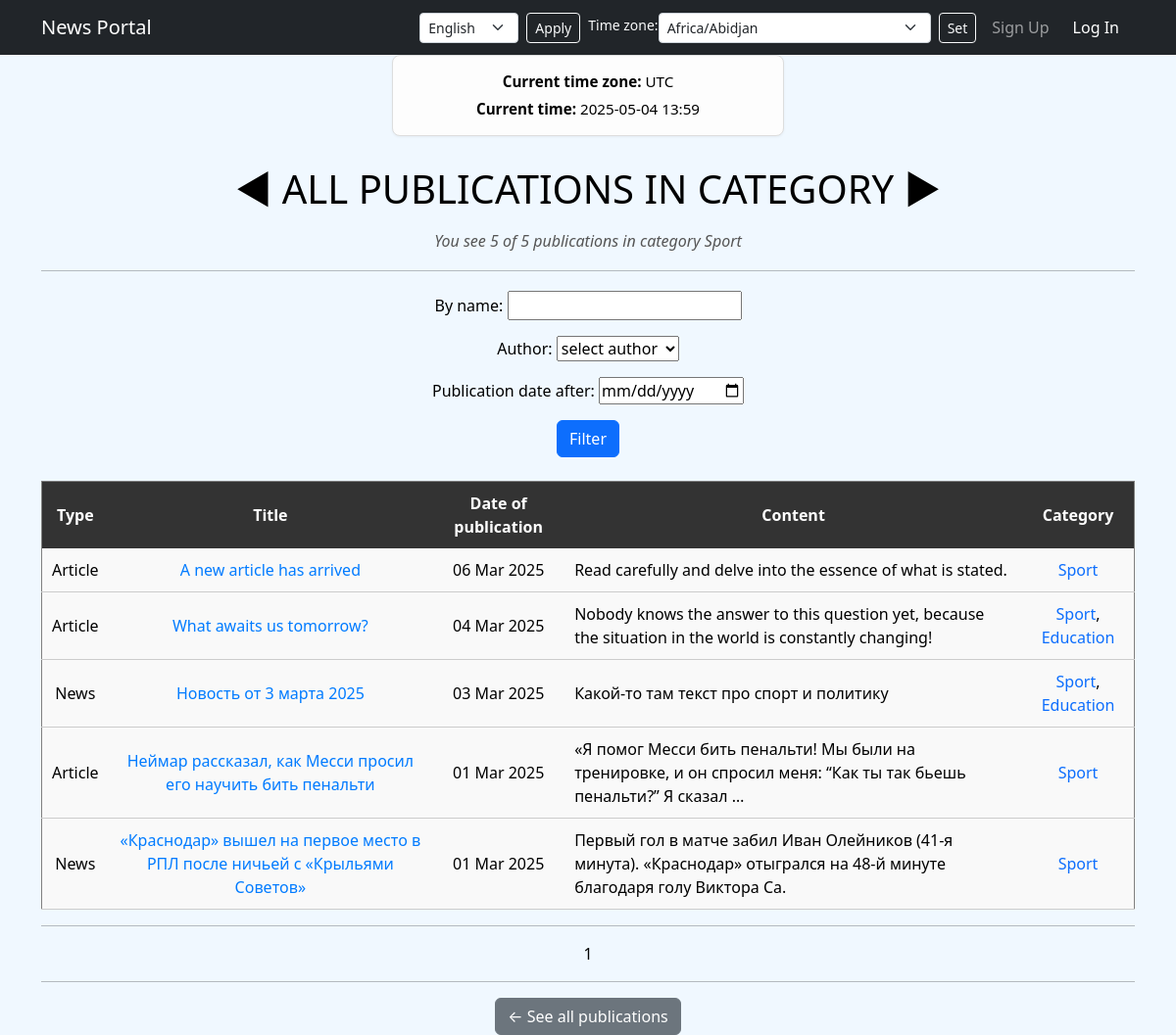
/news/categories/1/, run on the app's committed database.
### news/models.py (models this page shows, shortened)
class Category(models.Model):
    name_category = models.CharField(
        max_length=64,
        unique=True,
        help_text=_('name category'),
        verbose_name=_('Category Name'),
    )
    subscribers = models.ManyToManyField(User, related_name='categories')
    def __str__(self):
        return f'{self.name_category}'
    class Meta:
        verbose_name = _('Category')
        verbose_name_plural = _('Categories')

class Post(models.Model):
    author = models.ForeignKey(
        Author,
        on_delete=models.CASCADE,
        help_text=_('Author of publication'),
        verbose_name=_('Author'),
    )
    ARTICLE = 'AR'
    NEWS = 'NW'
    CATEGORIES = (
        (NEWS, _('News')),
        (ARTICLE, _('Article')),
    )
    publication = models.CharField(
        max_length=2,
        choices=CATEGORIES,
        default=NEWS,
        verbose_name = _('Publication'),
    )
    date_creation = models.DateTimeField(auto_now_add=True, verbose_name=_('Date of publication'))
    post_category = models.ManyToManyField(Category, through='PostCategory')
    title = models.CharField(max_length=256, verbose_name=_('Title'))
    text = models.TextField(verbose_name=_('Text'))
    rating = models.SmallIntegerField(default=0, verbose_name=_('Rating'))
    class Meta:
        verbose_name = _('Publication')
        verbose_name_plural = _('Publications')

### news/views.py (the view)
# urls.py: path('categories/<int:pk>/', CategoryList.as_view(), name='category_news'),
class CategoryList(ListView):
    model = Post
    template_name = 'category_list.html'
    context_object_name = 'category_news'
    paginate_by = 10
    def get_queryset(self):
        self.post_category = get_object_or_404(Category, id=self.kwargs['pk'])
        queryset = Post.objects.filter(post_category=self.post_category).order_by('-date_creation')
        self.filterset = PostFilter(self.request.GET, queryset=queryset)
        return self.filterset.qs
    def get_context_data(self, **kwargs):
        context = super().get_context_data(**kwargs)
        user = self.request.user
        timezone_name = self.request.session.get('django_timezone', 'UTC')
        timezone.activate(pytz.timezone(timezone_name))  # Активируем часовой пояс
        current_time = timezone.now()  # Получаем текущее время
        context.update({
            'category': self.post_category,
            'filterset': self.filterset,
            'is_not_subscriber': user.is_authenticated and user not in self.post_category.subscribers.all(),
            'is_author': user.is_authenticated and user.groups.filter(name='authors').exists(),
            'timezones': pytz.common_timezones,  # Все доступные часовые пояса
            'current_time': current_time  # Добавляем текущее время в контекст
        })
        return context

### news/models.py (called while the page is built)
    def __str__(self):
        return f'{self.authorUser}'

### news/templatetags/custom_filters.py (called while the page is built)
@register.filter()
def censor(value):
    bad_word = ['Искусство', 'Мэр', 'геймеров', 'очко']
    for word in value.split():
        for i in bad_word:
            if i.lower() in word.lower().replace(',.:;/-\\""', ''):
                value = value.replace(i, f"{i[0]}{'*' * (len(i) - 1)}")
    if not isinstance(value, str):
        raise TypeError(f'Filter applied to an unresolved type {type(value)}\nAllowed type str')
    return value

### templates/category_list.html (shortened to what this page needs)
{% extends 'flatpages/default.html' %}
{% load i18n %}
{% load custom_filters %}
{% block content %}
<h1 style="text-align: center; margin-bottom: 20px;">◄ {% trans "ALL PUBLICATIONS IN  CATEGORY" %} ►</h1>
<h6 style="text-align: center; color: #555;"><i>{% trans "You see" %} {{ category_news|length }} {% trans "of" %} {{ paginator.count }} {% trans "publications in category" %} {{ category.name_category }}</i></h6>
<hr style="margin: 20px 0;">
<form method="GET">
    {{ filterset.form.as_p }}
    <button type="submit" class="btn btn-primary">{% trans "Filter" %}</button>
</form>
<br>
{% if category_news %}
<table border="1" cellpadding="10" cellspacing="0" width="100%" style="border-collapse: collapse; text-align: center; background-color: #f9f9f9;">
    <thead style="background-color: #333; font-weight: bold; color: white;">
        <tr>
            <th>{% trans "Type" %}</th>
            <th>{% trans "Title" %}</th>
            <th>{% trans "Date of publication" %}</th>
            <th>{% trans "Content" %}</th>
            <th>{% trans "Category" %}</th>
        </tr>
    </thead>
    <tbody>
        {% for new in category_news %}
        <tr style="border-bottom: 1px solid #ccc; color: black;">
            <td>{{ new.get_publication_display }}</td>
            <td><a href="{% url 'new_detail' new.id %}" style="text-decoration: none; color: #007bff;">{{ new.title }}</a></td>
            <td>{{ new.date_creation|date:'d M Y' }}</td>
            <td style="text-align: left;">{{ new.text|truncatewords:20|censor }}</td>
            <td>
                {% for cat in new.post_category.all %}
                    <a href="{% url 'category_news' cat.id %}" style="text-decoration: none;">{{ cat }}</a>{% if not forloop.last %}, {% endif %}
                {% endfor %}
            </td>
        </tr>
        {% endfor %}
    </tbody>
</table>
{% else %}
<div style="text-align: center; padding: 20px; border: 1px solid #ccc; background-color: #f9f9f9;">
    <h2>{% trans "There are no publications in this category." %} 😔</h2>
</div>
{% endif %}
<hr>
   {{ page_obj.number }}
<hr>
<a href="{% url 'news_list' %}" class="btn btn-secondary">← {% trans "See all publications" %}</a>
{% endblock content %}

### data on the page
Category: name_category "Sport"
Post: publication "Article", title "A new article has arrived", date_creation "06 Mar 2025", text|censor "Read carefully and delve into the essence of what is stated."
Post: publication "Article", title "What awaits us tomorrow?", date_creation "04 Mar 2025", text|censor "Nobody knows the answer to this question yet, because the situation in the world is constantly changing!"
Category: name_category "Education"
Post: publication "News", title "Новость от 3 марта 2025", date_creation "03 Mar 2025", text|censor "Какой-то там текст про спорт и политику"
Post: publication "Article", title "Неймар рассказал, как Месси просил его научить бить пенальти", date_creation "01 Mar 2025", text|censor "«Я помог Месси бить пенальти! Мы были на тренировке, и он спросил меня: “Как ты так бьешь пенальти?” Я сказал …"
Post: publication "News", title "«Краснодар» вышел на первое место в РПЛ после ничьей с «Крыльями Советов»", date_creation "01 Mar 2025", text|censor "Первый гол в матче забил Иван Олейников (41-я минута). «Краснодар» отыгрался на 48-й минуте благодаря голу Виктора Са."

### other printed values
{{ TIME_ZONE }} "UTC"
{{ current_time|timezone:TIME_ZONE|date:"Y-m-d H:i" }} "2025-05-04 13:59"
{{ category_news|length }} "5"
{{ paginator.count }} "5"
{{ page_obj.number }} "1"
form field language "English"
form field timezone "Africa/Abidjan"
